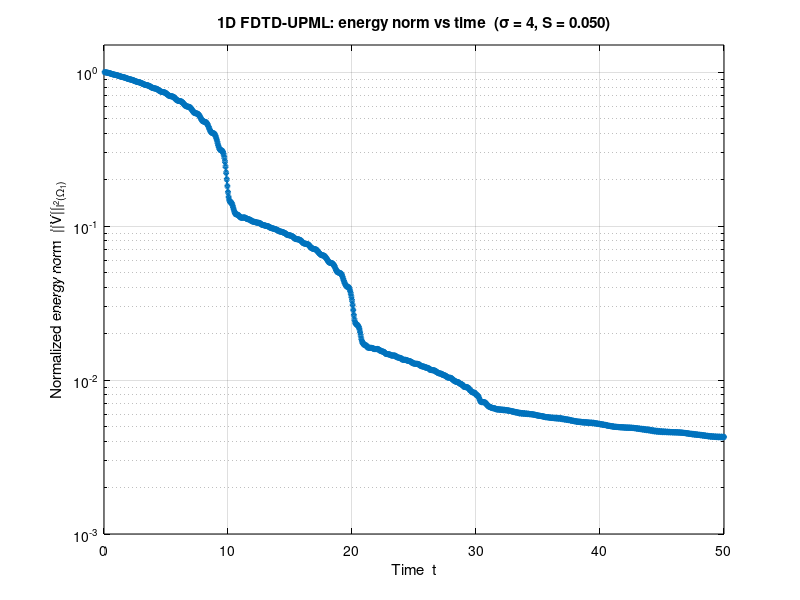

This figure's MATLAB source:
%% 一维 FDTD-UPML 数值稳定性：能量范数随时间的变化
%  —— 对应论文 Fang & Ying (2009) §6 例 1 的一维版本
%
%  计算域：x ∈ [-(a+d), a+d]
%      |x| <= a        物理区 Ω1（a = I1*l）
%      a < |x| < a+d   PML 吸收层（d = (I2-I1)*l）
%      |x| = a+d       截断边界，E = 0
%
%  场量布局（Yee 交错网格）：
%      E  在整点   i、  整时刻  n
%      H  在半点 i+1/2、半时刻 n+1/2
%
%  UPML 辅助变量（论文里的 b/g 变量）：
%      alpha = 1 + sigma*tau/2,  beta = 1 - sigma*tau/2
%      e = (beta/alpha)*e + (1/alpha)*(E - E_prev)
%      h = (beta/alpha)*h + (1/alpha)*(H - H_prev)
%      区域切换：PML 内 E 用 h 差分、H 用 e 差分；Ω1 内直接用对方原变量
%
%  初始条件：H^{1/2}(i+1/2) = (k1+0.5)*sin((k1+0.5)*pi*i*l + 0.5*pi)/w  （仅在 Ω1 内）
%            E^0 = 0，E^1 由差分方程给出（即第一步迭代）

clear; clc; close all;

%% 第1步：参数设置
sigma = 4.0;         % PML 衰减系数
tau   = 0.005;       % 时间步长
l     = 0.1;         % 空间步长
M     = 10000;       % 总迭代步数（T = M*tau = 50）

I1 = 50;             % PML 内边界（物理区半宽 a = I1*l = 5.0）
I2 = 55;             % PML 外边界（a+d = I2*l = 5.5）

k1 = 1;              % 初始波参数
w  = 4.5;

record_step = 10;    % 每隔多少步记录一次范数

fprintf('一维 FDTD-UPML：sigma = %g, tau = %g, l = %g, M = %d\n', sigma, tau, l, M);
fprintf('物理区 |x| <= %.1f，PML 宽 %.1f（%d 层），外边界 |x| = %.1f\n', ...
        I1*l, (I2-I1)*l, I2-I1, I2*l);
fprintf('库朗数 S = tau/l = %.4f（一维 CFL 上限为 1）\n', tau/l);

%% 第2步：网格与区域标志
NE = 2*I2 + 1;       % E 的点数（i = -I2 : I2）
NH = 2*I2;           % H 的点数（i = -I2 : I2-1，物理坐标 i+1/2）

% E_region：0 = 外边界（不更新），1 = Ω1（用 H 差分），2 = PML（用 h 差分）
E_region = zeros(NE, 1);
for i = -I2 : I2
    if abs(i) == I2
        continue;                        % 外边界
    end
    if abs(i) > I1
        E_region(i+I2+1) = 2;            % PML
    else
        E_region(i+I2+1) = 1;            % Ω1
    end
end

% H_region：1 = Ω1（用 E 差分），2 = PML（用 e 差分）
H_region = zeros(NH, 1);
for i = -I2 : I2-1
    if abs(i+0.5) > I1
        H_region(i+I2+1) = 2;            % PML
    else
        H_region(i+I2+1) = 1;            % Ω1
    end
end

fprintf('区域标志完成：E 中 %d 点在 Ω1、%d 点在 PML\n', ...
        sum(E_region==1), sum(E_region==2));

%% 第3步：初始化电磁场与辅助变量
E = zeros(NE, 1);
H = zeros(NH, 1);

for i = -I2 : I2-1
    if abs(i+0.5) <= I1
        H(i+I2+1) = (k1 + 0.5) * sin((k1+0.5)*pi*i*l + 0.5*pi) / w;
    end
end

e = E;               % 辅助变量初值等于原变量
h = H;
E_prev = E;          % 保存上一时刻场，用于递推辅助变量
H_prev = H;

alpha = 1 + sigma*tau/2;
beta  = 1 - sigma*tau/2;

%% 第4步：主循环
num_records = floor(M / record_step);
norms = zeros(num_records, 1);
times = zeros(num_records, 1);

fprintf('开始主循环 (M=%d)...\n', M);
tic;

for n = 1 : M

    % ---- 4.1 更新 E ----
    for i = -I2+1 : I2-1
        idx = i + I2 + 1;
        region = E_region(idx);
        if region == 0
            continue;
        end
        if region == 2
            dH = (h(idx) - h(idx-1)) / l;        % PML：用辅助变量 h
        else
            dH = (H(idx) - H(idx-1)) / l;        % Ω1：用 H
        end
        E(idx) = E(idx) + tau * dH;
    end
    E(1) = 0;  E(end) = 0;                       % 外边界强制为 0

    % ---- 4.2 更新辅助变量 e ----
    e = (beta/alpha)*e + (1/alpha)*(E - E_prev);

    % ---- 4.3 更新 H ----
    for i = -I2 : I2-1
        idx = i + I2 + 1;
        region = H_region(idx);
        if region == 2
            dE = (e(idx+1) - e(idx)) / l;        % PML：用辅助变量 e
        else
            dE = (E(idx+1) - E(idx)) / l;        % Ω1：用 E
        end
        H(idx) = H(idx) + tau * dE;
    end

    % ---- 4.4 更新辅助变量 h ----
    h = (beta/alpha)*h + (1/alpha)*(H - H_prev);

    % ---- 4.5 保存上一时刻场 ----
    E_prev = E;
    H_prev = H;

    % ---- 4.6 记录 Ω1 内的能量范数 ----
    if mod(n, record_step) == 0
        sum_sq = 0;
        for i = -I1 : I1
            sum_sq = sum_sq + E(i+I2+1)^2;
        end
        for i = -I1 : I1-1
            sum_sq = sum_sq + H(i+I2+1)^2;
        end
        norms(floor(n/record_step)) = sqrt(l * sum_sq);
        times(floor(n/record_step)) = n * tau;
    end
end

toc;
fprintf('主循环结束。\n');

%% 第5步：输出结果与绘图
fprintf('\n能量范数  l^2(Ω1)：\n');
fprintf('  初值 = %.4f\n', norms(1));
fprintf('  末值 = %.4e\n', norms(end));
fprintf('  末值/初值 = %.3e\n', norms(end)/norms(1));

figure;
semilogy(times, norms/norms(1), 'o-', 'LineWidth', 1.5, 'MarkerSize', 3);
grid on; box on;
ylim([1e-3 1.5]);          % 固定纵轴范围
xlabel('Time  t');
ylabel('Normalized energy norm  ||V||_{l^2(\Omega_1)}');
title(sprintf('1D FDTD-UPML: energy norm vs time  (\\sigma = %g, S = %.3f)', sigma, tau/l));
% 设为白底
set(gcf, 'Color', 'w');
set(gca, 'Color', 'none', 'XColor', 'k', 'YColor', 'k', ...
    'GridColor', [0.15 0.15 0.15], 'GridAlpha', 0.15);

exportgraphics(gcf, 'norm_1d.png', 'Resolution', 150);
fprintf('\n图已保存为 norm_1d.png\n');
